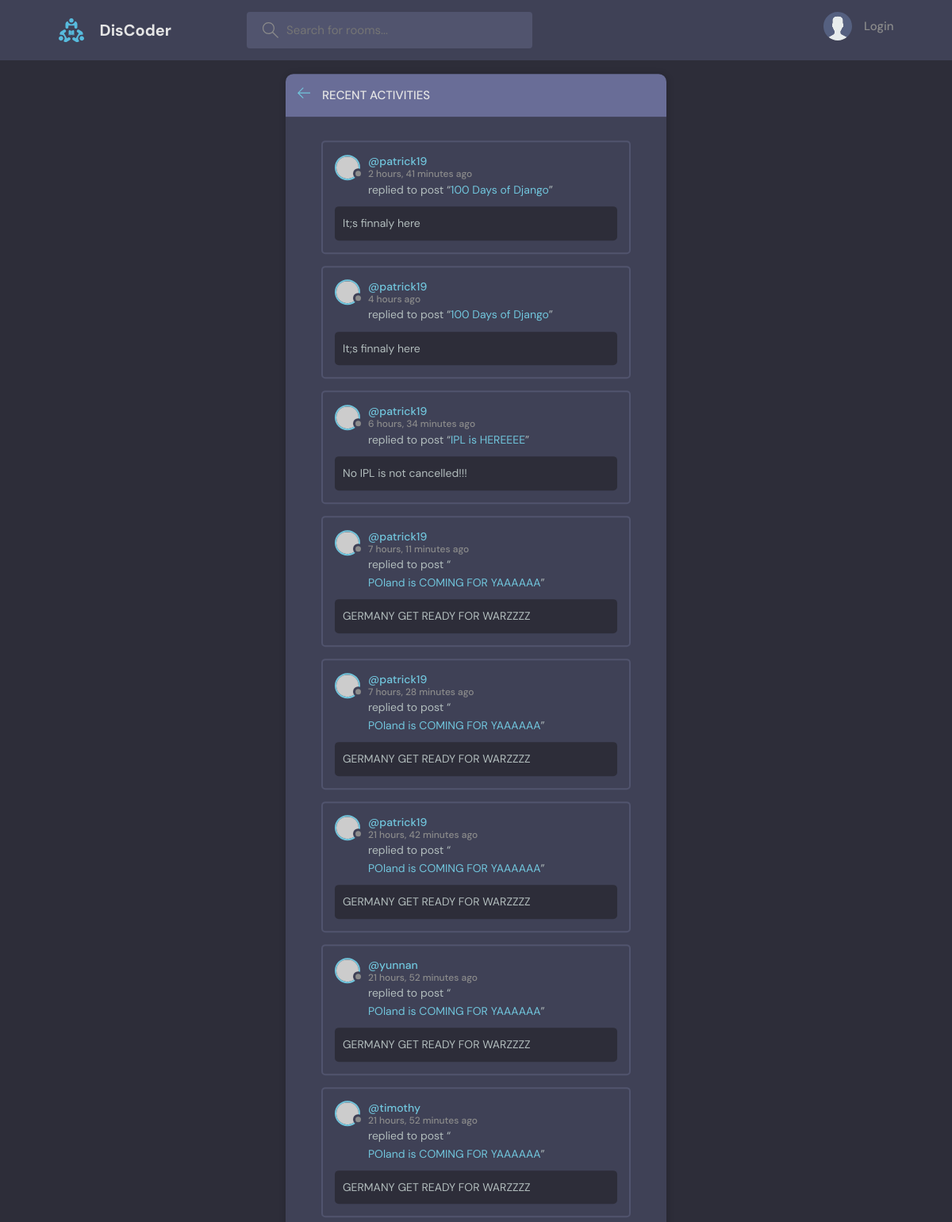
The page /activities on the database as committed earlier.
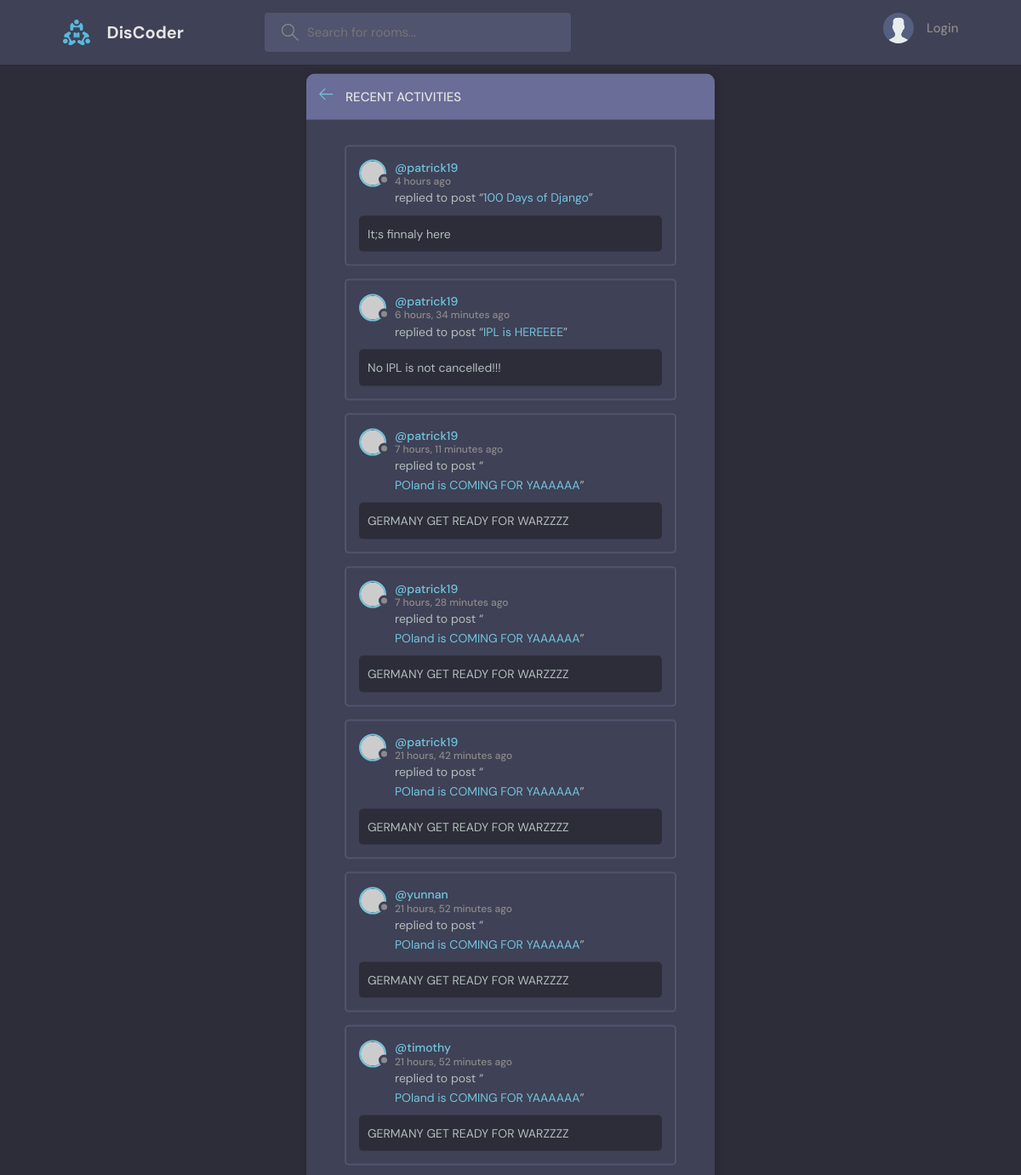
The same page on the database as committed later.
### base/models.py (models this page shows, shortened)
class Message(models.Model):
    user = models.ForeignKey(User, on_delete=models.CASCADE)
    room = models.ForeignKey(Room, on_delete=models.CASCADE)
    body = models.TextField()
    updated = models.DateTimeField(auto_now=True)
    created = models.DateTimeField(auto_now_add=True)
    class Meta:
        ordering = ['-updated', '-created']

class Room(models.Model):
    host = models.ForeignKey(User, on_delete=models.SET_NULL, null=True)
    topic = models.ForeignKey(Topic, on_delete=models.SET_NULL, null=True)
    name = models.CharField(max_length=200)
    desc = models.TextField(null=True, blank=True)
    participants = models.ManyToManyField(User, related_name='participants', blank=True)
    updated = models.DateTimeField(auto_now=True)
    created = models.DateTimeField(auto_now_add=True)
    class Meta:
        ordering = ['-updated', '-created']

### base/views.py (the view)
# urls.py: path('activities', views.activityPage, name = 'activities'),
def activityPage(request):
    comments = Message.objects.all()
    context = {
        'comments': comments
    }
    return render(request, 'base/activity.html', context=context)

### base/templates/base/activity.html (shortened to what this page needs)
{% extends 'main.html' %}
{% block content%}
<main class="layout">
  <div class="container">
    <div class="layout__box">
      <div class="layout__boxHeader">
        <div class="layout__boxTitle">
          <a href="{% url 'home'%}">
            <svg version="1.1" xmlns="http://www.w3.org/2000/svg" width="32" height="32" viewBox="0 0 32 32">
              <title>arrow-left</title>
              <path
                d="M13.723 2.286l-13.723 13.714 13.719 13.714 1.616-1.611-10.96-10.96h27.625v-2.286h-27.625l10.965-10.965-1.616-1.607z">
              </path>
            </svg>
          </a>
          <h3>Recent Activities</h3>
        </div>
      </div>
      <div class="activities-page layout__body">
        {% for comm in comments %}
        <div class="activities__box">
          <div class="activities__boxHeader roomListRoom__header">
            <a href="{% url 'user-profile' comm.user.id %}" class="roomListRoom__author">
              <div class="avatar avatar--small">
                <img src="https://randomuser.me/api/portraits/women/11.jpg" />
              </div>
              <p>
                @{{comm.user}}
                <span>{{comm.created|timesince}} ago</span>
              </p>
            </a>
          </div>
          <div class="activities__boxContent">
            <p>replied to post “<a href="{% url 'room' comm.room.id %}">{{comm.room.name}}</a>”</p>
            <div class="activities__boxRoomContent">
              {{comm.room.desc}}
            </div>
          </div>
        </div>
        {% endfor %}
      </div>
    </div>
  </div>
</main>
{% endblock %}

Rows that differ between the two databases and show on the page:
removed Message: user "patrick19", created "2 hours, 41 minutes", room.name "100 Days of Django", room.desc "It;s finnaly here"
